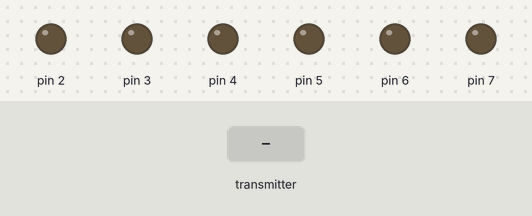
Recording of a sketch running on a simulated Arduino Uno, built with avr-gcc and run on an emulated ATmega328P. Parts: output pins drawn as LEDs (lit = HIGH). The inputs (shaded band) are chosen by the test bench. No radio packets arrive unless stated.

Above: at 1.2 s.
1.3 s: the transmitter starts sending lxAxisValue = 0
At 1.6 s:
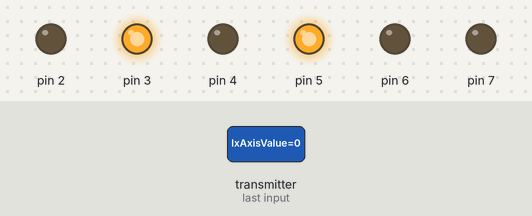
2.8 s: the transmitter starts sending lPotValue = 128
At 3.9 s:
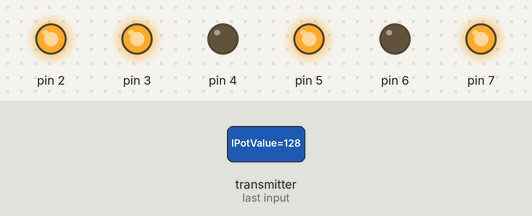
4.3 s: the transmitter starts sending lxAxisValue = 128
At 5.0 s:
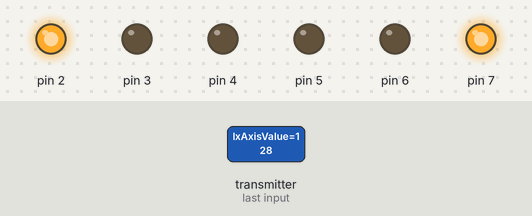
5.8 s: the transmitter starts sending lyAxisValue = 0
At 6.2 s:
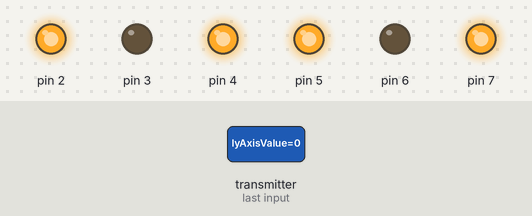
7.3 s: the transmitter starts sending lyAxisValue = 255
At 8.5 s:
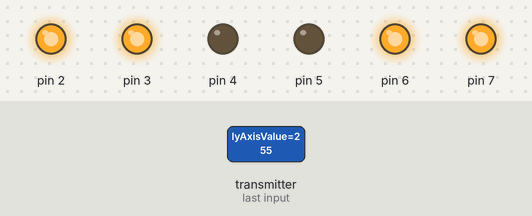
8.8 s: the transmitter starts sending lPotValue = 0
At 9.7 s:
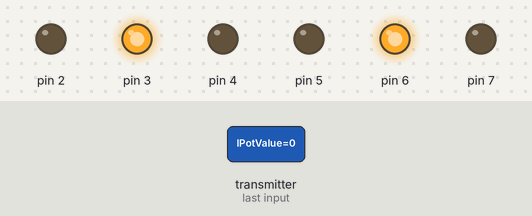
Timing chart, 0 to 11.3 s (numbered marks = the images above; inputs shaded):
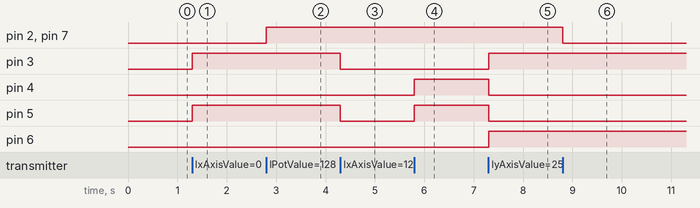

The sketch:

RX_Code.ino
```cpp
#include <SPI.h>
#include <nRF24L01.h>
#include <RF24.h>
//#include <Servo.h>

#define SIGNAL_TIMEOUT 500  // This is signal timeout in milli seconds. We will reset the data if no signal

const uint64_t pipeIn = 0xF9E8F0F0E1LL;
RF24 radio(8, 9);
unsigned long lastRecvTime = 0;
int lx,ly,lpot,switch1;
struct PacketData
{
  byte lxAxisValue;
  byte lyAxisValue;

  byte lPotValue;

  byte switch1Value;

};
PacketData receiverData;


//Assign default input received values
void setInputDefaultValues()
{
  // The middle position for joystick. (254/2=127)
  receiverData.lxAxisValue = 127;
  receiverData.lyAxisValue = 127;

  receiverData.lPotValue = 0;

  receiverData.switch1Value = LOW;

}

void mapAndWriteValues()
{
    lx=receiverData.lxAxisValue;
  ly=receiverData.lyAxisValue;
  lpot=receiverData.lPotValue;
  switch1=receiverData.switch1Value;

  analogWrite(2,lpot);
  analogWrite(7,lpot);

  if(lx<120)
  {
  digitalWrite(3,HIGH);
  digitalWrite(4,LOW);
  digitalWrite(5,HIGH);
  digitalWrite(6,LOW);
  }
  else if(lx>130)
  {
  digitalWrite(3,LOW);
  digitalWrite(4,HIGH);
  digitalWrite(5,LOW);
  digitalWrite(6,HIGH);
  }
  else if(ly<120)
  {

  digitalWrite(3,LOW);
  digitalWrite(4,HIGH);
  digitalWrite(5,HIGH);
  digitalWrite(6,LOW);
  }
  else if(ly>130)
  {

  digitalWrite(10,HIGH);
  digitalWrite(3,HIGH);
  digitalWrite(4,LOW);
  digitalWrite(5,LOW);
  digitalWrite(6,HIGH);
  }
  else
  {

  digitalWrite(3,LOW);
  digitalWrite(4,LOW);
  digitalWrite(5,LOW);
  digitalWrite(6,LOW);
  }

}

void setup()
{
  radio.begin();
  radio.setDataRate(RF24_250KBPS);
  radio.openReadingPipe(1,pipeIn);
  radio.startListening(); //start the radio receiver


  pinMode(2, OUTPUT);
  pinMode(3, OUTPUT);
  pinMode(4, OUTPUT);
  pinMode(5, OUTPUT);
  pinMode(6, OUTPUT);
  pinMode(7, OUTPUT);

  setInputDefaultValues();
  mapAndWriteValues();

}

void loop()
{
  // Check if RF is connected and packet is available
  if(radio.isChipConnected() && radio.available())
  {
    radio.read(&receiverData, sizeof(PacketData));
    lastRecvTime = millis();
  }
  else
  {
    //Check Signal lost.
    unsigned long now = millis();
    if ( now - lastRecvTime > SIGNAL_TIMEOUT )
    {
      setInputDefaultValues();

    }
  }
  mapAndWriteValues();
}
```

Measured:
- after the input at 1.3 s, pin 3, pin 5: LOW → HIGH at once
- after the input at 2.8 s, pin 2, pin 7: LOW → HIGH at once
- after the input at 4.3 s, pin 3, pin 5: HIGH → LOW at once
- after the input at 5.8 s, pin 4, pin 5: LOW → HIGH at once
- after the input at 7.3 s, pin 3, pin 6: LOW → HIGH at once; pin 4, pin 5: HIGH → LOW at once
- after the input at 8.8 s, pin 2, pin 7: HIGH → LOW at once
